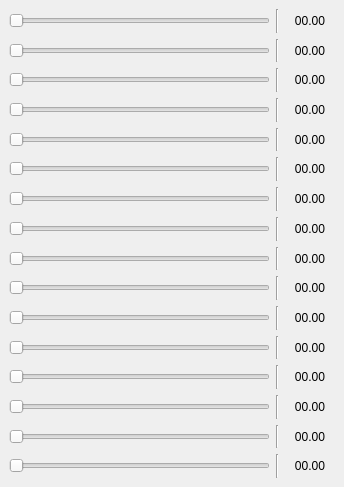
<?xml version="1.0" encoding="UTF-8"?>
<ui version="4.0">
 <class>MainWindow</class>
 <widget class="QMainWindow" name="MainWindow">
  <property name="geometry">
   <rect>
    <x>0</x>
    <y>0</y>
    <width>344</width>
    <height>487</height>
   </rect>
  </property>
  <property name="sizePolicy">
   <sizepolicy hsizetype="Preferred" vsizetype="Preferred">
    <horstretch>1</horstretch>
    <verstretch>1</verstretch>
   </sizepolicy>
  </property>
  <property name="windowTitle">
   <string>[UniformlistPlugin]</string>
  </property>
  <widget class="QWidget" name="centralwidget">
   <property name="sizePolicy">
    <sizepolicy hsizetype="Preferred" vsizetype="Preferred">
     <horstretch>1</horstretch>
     <verstretch>1</verstretch>
    </sizepolicy>
   </property>
   <layout class="QGridLayout" name="gridLayout">
    <item row="7" column="0">
     <layout class="QHBoxLayout" name="horizontalLayout_8">
      <item>
       <widget class="QSlider" name="slider_8">
        <property name="orientation">
         <enum>Qt::Horizontal</enum>
        </property>
       </widget>
      </item>
      <item>
       <widget class="Line" name="line_8">
        <property name="orientation">
         <enum>Qt::Vertical</enum>
        </property>
       </widget>
      </item>
      <item>
       <widget class="QLabel" name="value_8">
        <property name="minimumSize">
         <size>
          <width>50</width>
          <height>0</height>
         </size>
        </property>
        <property name="maximumSize">
         <size>
          <width>50</width>
          <height>16777215</height>
         </size>
        </property>
        <property name="text">
         <string>00.00</string>
        </property>
        <property name="alignment">
         <set>Qt::AlignCenter</set>
        </property>
       </widget>
      </item>
     </layout>
    </item>
    <item row="12" column="0">
     <layout class="QHBoxLayout" name="horizontalLayout_12">
      <item>
       <widget class="QSlider" name="slider_12">
        <property name="orientation">
         <enum>Qt::Horizontal</enum>
        </property>
       </widget>
      </item>
      <item>
       <widget class="Line" name="line_12">
        <property name="orientation">
         <enum>Qt::Vertical</enum>
        </property>
       </widget>
      </item>
      <item>
       <widget class="QLabel" name="value_12">
        <property name="minimumSize">
         <size>
          <width>50</width>
          <height>0</height>
         </size>
        </property>
        <property name="maximumSize">
         <size>
          <width>50</width>
          <height>16777215</height>
         </size>
        </property>
        <property name="text">
         <string>00.00</string>
        </property>
        <property name="alignment">
         <set>Qt::AlignCenter</set>
        </property>
       </widget>
      </item>
     </layout>
    </item>
    <item row="2" column="0">
     <layout class="QHBoxLayout" name="horizontalLayout_3">
      <item>
       <widget class="QSlider" name="slider_3">
        <property name="orientation">
         <enum>Qt::Horizontal</enum>
        </property>
       </widget>
      </item>
      <item>
       <widget class="Line" name="line_3">
        <property name="orientation">
         <enum>Qt::Vertical</enum>
        </property>
       </widget>
      </item>
      <item>
       <widget class="QLabel" name="value_3">
        <property name="minimumSize">
         <size>
          <width>50</width>
          <height>0</height>
         </size>
        </property>
        <property name="maximumSize">
         <size>
          <width>50</width>
          <height>16777215</height>
         </size>
        </property>
        <property name="text">
         <string>00.00</string>
        </property>
        <property name="alignment">
         <set>Qt::AlignCenter</set>
        </property>
       </widget>
      </item>
     </layout>
    </item>
    <item row="6" column="0">
     <layout class="QHBoxLayout" name="horizontalLayout_7">
      <item>
       <widget class="QSlider" name="slider_7">
        <property name="orientation">
         <enum>Qt::Horizontal</enum>
        </property>
       </widget>
      </item>
      <item>
       <widget class="Line" name="line_7">
        <property name="orientation">
         <enum>Qt::Vertical</enum>
        </property>
       </widget>
      </item>
      <item>
       <widget class="QLabel" name="value_7">
        <property name="minimumSize">
         <size>
          <width>50</width>
          <height>0</height>
         </size>
        </property>
        <property name="maximumSize">
         <size>
          <width>50</width>
          <height>16777215</height>
         </size>
        </property>
        <property name="text">
         <string>00.00</string>
        </property>
        <property name="alignment">
         <set>Qt::AlignCenter</set>
        </property>
       </widget>
      </item>
     </layout>
    </item>
    <item row="18" column="0">
     <layout class="QHBoxLayout" name="horizontalLayout_14">
      <item>
       <widget class="QSlider" name="slider_14">
        <property name="orientation">
         <enum>Qt::Horizontal</enum>
        </property>
       </widget>
      </item>
      <item>
       <widget class="Line" name="line_14">
        <property name="orientation">
         <enum>Qt::Vertical</enum>
        </property>
       </widget>
      </item>
      <item>
       <widget class="QLabel" name="value_14">
        <property name="minimumSize">
         <size>
          <width>50</width>
          <height>0</height>
         </size>
        </property>
        <property name="maximumSize">
         <size>
          <width>50</width>
          <height>16777215</height>
         </size>
        </property>
        <property name="text">
         <string>00.00</string>
        </property>
        <property name="alignment">
         <set>Qt::AlignCenter</set>
        </property>
       </widget>
      </item>
     </layout>
    </item>
    <item row="11" column="0">
     <layout class="QHBoxLayout" name="horizontalLayout_11">
      <item>
       <widget class="QSlider" name="slider_11">
        <property name="orientation">
         <enum>Qt::Horizontal</enum>
        </property>
       </widget>
      </item>
      <item>
       <widget class="Line" name="line_11">
        <property name="orientation">
         <enum>Qt::Vertical</enum>
        </property>
       </widget>
      </item>
      <item>
       <widget class="QLabel" name="value_11">
        <property name="minimumSize">
         <size>
          <width>50</width>
          <height>0</height>
         </size>
        </property>
        <property name="maximumSize">
         <size>
          <width>50</width>
          <height>16777215</height>
         </size>
        </property>
        <property name="text">
         <string>00.00</string>
        </property>
        <property name="alignment">
         <set>Qt::AlignCenter</set>
        </property>
       </widget>
      </item>
     </layout>
    </item>
    <item row="13" column="0">
     <layout class="QHBoxLayout" name="horizontalLayout_13">
      <item>
       <widget class="QSlider" name="slider_13">
        <property name="orientation">
         <enum>Qt::Horizontal</enum>
        </property>
       </widget>
      </item>
      <item>
       <widget class="Line" name="line_13">
        <property name="orientation">
         <enum>Qt::Vertical</enum>
        </property>
       </widget>
      </item>
      <item>
       <widget class="QLabel" name="value_13">
        <property name="minimumSize">
         <size>
          <width>50</width>
          <height>0</height>
         </size>
        </property>
        <property name="maximumSize">
         <size>
          <width>50</width>
          <height>16777215</height>
         </size>
        </property>
        <property name="text">
         <string>00.00</string>
        </property>
        <property name="alignment">
         <set>Qt::AlignCenter</set>
        </property>
       </widget>
      </item>
     </layout>
    </item>
    <item row="8" column="0">
     <layout class="QHBoxLayout" name="horizontalLayout_9">
      <item>
       <widget class="QSlider" name="slider_9">
        <property name="orientation">
         <enum>Qt::Horizontal</enum>
        </property>
       </widget>
      </item>
      <item>
       <widget class="Line" name="line_9">
        <property name="orientation">
         <enum>Qt::Vertical</enum>
        </property>
       </widget>
      </item>
      <item>
       <widget class="QLabel" name="value_9">
        <property name="minimumSize">
         <size>
          <width>50</width>
          <height>0</height>
         </size>
        </property>
        <property name="maximumSize">
         <size>
          <width>50</width>
          <height>16777215</height>
         </size>
        </property>
        <property name="text">
         <string>00.00</string>
        </property>
        <property name="alignment">
         <set>Qt::AlignCenter</set>
        </property>
       </widget>
      </item>
     </layout>
    </item>
    <item row="1" column="0">
     <layout class="QHBoxLayout" name="horizontalLayout_2">
      <item>
       <widget class="QSlider" name="slider_2">
        <property name="orientation">
         <enum>Qt::Horizontal</enum>
        </property>
       </widget>
      </item>
      <item>
       <widget class="Line" name="line_2">
        <property name="orientation">
         <enum>Qt::Vertical</enum>
        </property>
       </widget>
      </item>
      <item>
       <widget class="QLabel" name="value_2">
        <property name="minimumSize">
         <size>
          <width>50</width>
          <height>0</height>
         </size>
        </property>
        <property name="maximumSize">
         <size>
          <width>50</width>
          <height>16777215</height>
         </size>
        </property>
        <property name="text">
         <string>00.00</string>
        </property>
        <property name="alignment">
         <set>Qt::AlignCenter</set>
        </property>
       </widget>
      </item>
     </layout>
    </item>
    <item row="20" column="0">
     <layout class="QHBoxLayout" name="horizontalLayout_16">
      <item>
       <widget class="QSlider" name="slider_16">
        <property name="orientation">
         <enum>Qt::Horizontal</enum>
        </property>
       </widget>
      </item>
      <item>
       <widget class="Line" name="line_16">
        <property name="orientation">
         <enum>Qt::Vertical</enum>
        </property>
       </widget>
      </item>
      <item>
       <widget class="QLabel" name="value_16">
        <property name="minimumSize">
         <size>
          <width>50</width>
          <height>0</height>
         </size>
        </property>
        <property name="maximumSize">
         <size>
          <width>50</width>
          <height>16777215</height>
         </size>
        </property>
        <property name="text">
         <string>00.00</string>
        </property>
        <property name="alignment">
         <set>Qt::AlignCenter</set>
        </property>
       </widget>
      </item>
     </layout>
    </item>
    <item row="10" column="0">
     <layout class="QHBoxLayout" name="horizontalLayout_10">
      <item>
       <widget class="QSlider" name="slider_10">
        <property name="orientation">
         <enum>Qt::Horizontal</enum>
        </property>
       </widget>
      </item>
      <item>
       <widget class="Line" name="line_10">
        <property name="orientation">
         <enum>Qt::Vertical</enum>
        </property>
       </widget>
      </item>
      <item>
       <widget class="QLabel" name="value_10">
        <property name="minimumSize">
         <size>
          <width>50</width>
          <height>0</height>
         </size>
        </property>
        <property name="maximumSize">
         <size>
          <width>50</width>
          <height>16777215</height>
         </size>
        </property>
        <property name="text">
         <string>00.00</string>
        </property>
        <property name="alignment">
         <set>Qt::AlignCenter</set>
        </property>
       </widget>
      </item>
     </layout>
    </item>
    <item row="3" column="0">
     <layout class="QHBoxLayout" name="horizontalLayout_4">
      <item>
       <widget class="QSlider" name="slider_4">
        <property name="orientation">
         <enum>Qt::Horizontal</enum>
        </property>
       </widget>
      </item>
      <item>
       <widget class="Line" name="line_4">
        <property name="orientation">
         <enum>Qt::Vertical</enum>
        </property>
       </widget>
      </item>
      <item>
       <widget class="QLabel" name="value_4">
        <property name="minimumSize">
         <size>
          <width>50</width>
          <height>0</height>
         </size>
        </property>
        <property name="maximumSize">
         <size>
          <width>50</width>
          <height>16777215</height>
         </size>
        </property>
        <property name="text">
         <string>00.00</string>
        </property>
        <property name="alignment">
         <set>Qt::AlignCenter</set>
        </property>
       </widget>
      </item>
     </layout>
    </item>
    <item row="0" column="0">
     <layout class="QHBoxLayout" name="horizontalLayout_1">
      <item>
       <widget class="QSlider" name="slider_1">
        <property name="orientation">
         <enum>Qt::Horizontal</enum>
        </property>
       </widget>
      </item>
      <item>
       <widget class="Line" name="line">
        <property name="orientation">
         <enum>Qt::Vertical</enum>
        </property>
       </widget>
      </item>
      <item>
       <widget class="QLabel" name="value_1">
        <property name="minimumSize">
         <size>
          <width>50</width>
          <height>0</height>
         </size>
        </property>
        <property name="maximumSize">
         <size>
          <width>50</width>
          <height>16777215</height>
         </size>
        </property>
        <property name="text">
         <string>00.00</string>
        </property>
        <property name="alignment">
         <set>Qt::AlignCenter</set>
        </property>
       </widget>
      </item>
     </layout>
    </item>
    <item row="4" column="0">
     <layout class="QHBoxLayout" name="horizontalLayout_5">
      <item>
       <widget class="QSlider" name="slider_5">
        <property name="orientation">
         <enum>Qt::Horizontal</enum>
        </property>
       </widget>
      </item>
      <item>
       <widget class="Line" name="line_5">
        <property name="orientation">
         <enum>Qt::Vertical</enum>
        </property>
       </widget>
      </item>
      <item>
       <widget class="QLabel" name="value_5">
        <property name="minimumSize">
         <size>
          <width>50</width>
          <height>0</height>
         </size>
        </property>
        <property name="maximumSize">
         <size>
          <width>50</width>
          <height>16777215</height>
         </size>
        </property>
        <property name="text">
         <string>00.00</string>
        </property>
        <property name="alignment">
         <set>Qt::AlignCenter</set>
        </property>
       </widget>
      </item>
     </layout>
    </item>
    <item row="5" column="0">
     <layout class="QHBoxLayout" name="horizontalLayout_6">
      <item>
       <widget class="QSlider" name="slider_6">
        <property name="orientation">
         <enum>Qt::Horizontal</enum>
        </property>
       </widget>
      </item>
      <item>
       <widget class="Line" name="line_6">
        <property name="orientation">
         <enum>Qt::Vertical</enum>
        </property>
       </widget>
      </item>
      <item>
       <widget class="QLabel" name="value_6">
        <property name="minimumSize">
         <size>
          <width>50</width>
          <height>0</height>
         </size>
        </property>
        <property name="maximumSize">
         <size>
          <width>50</width>
          <height>16777215</height>
         </size>
        </property>
        <property name="text">
         <string>00.00</string>
        </property>
        <property name="alignment">
         <set>Qt::AlignCenter</set>
        </property>
       </widget>
      </item>
     </layout>
    </item>
    <item row="19" column="0">
     <layout class="QHBoxLayout" name="horizontalLayout_15">
      <item>
       <widget class="QSlider" name="slider_15">
        <property name="orientation">
         <enum>Qt::Horizontal</enum>
        </property>
       </widget>
      </item>
      <item>
       <widget class="Line" name="line_15">
        <property name="orientation">
         <enum>Qt::Vertical</enum>
        </property>
       </widget>
      </item>
      <item>
       <widget class="QLabel" name="value_15">
        <property name="minimumSize">
         <size>
          <width>50</width>
          <height>0</height>
         </size>
        </property>
        <property name="maximumSize">
         <size>
          <width>50</width>
          <height>16777215</height>
         </size>
        </property>
        <property name="text">
         <string>00.00</string>
        </property>
        <property name="alignment">
         <set>Qt::AlignCenter</set>
        </property>
       </widget>
      </item>
     </layout>
    </item>
   </layout>
  </widget>
 </widget>
 <resources/>
 <connections/>
</ui>
